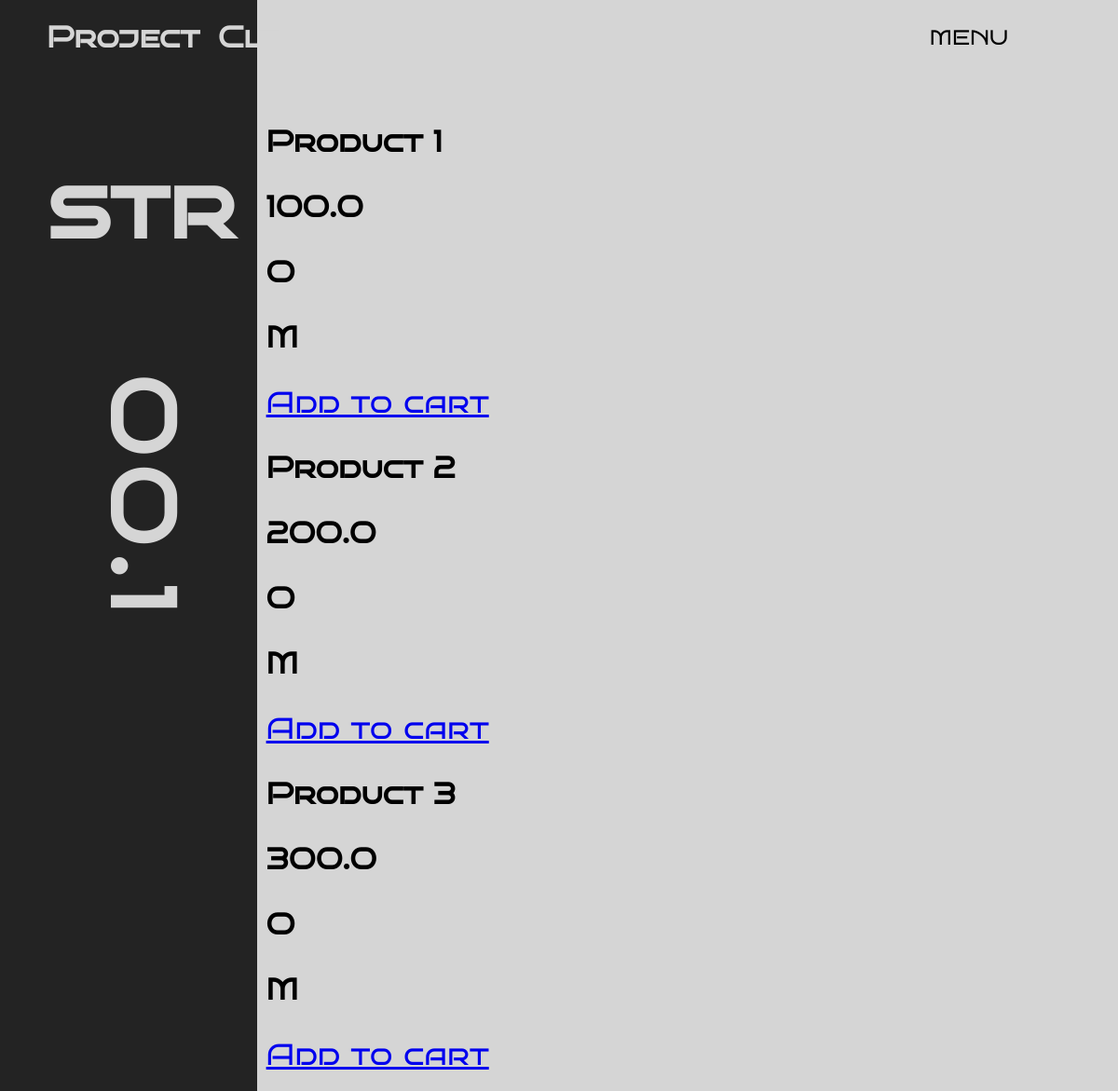
Page /catalog on the earlier database version.
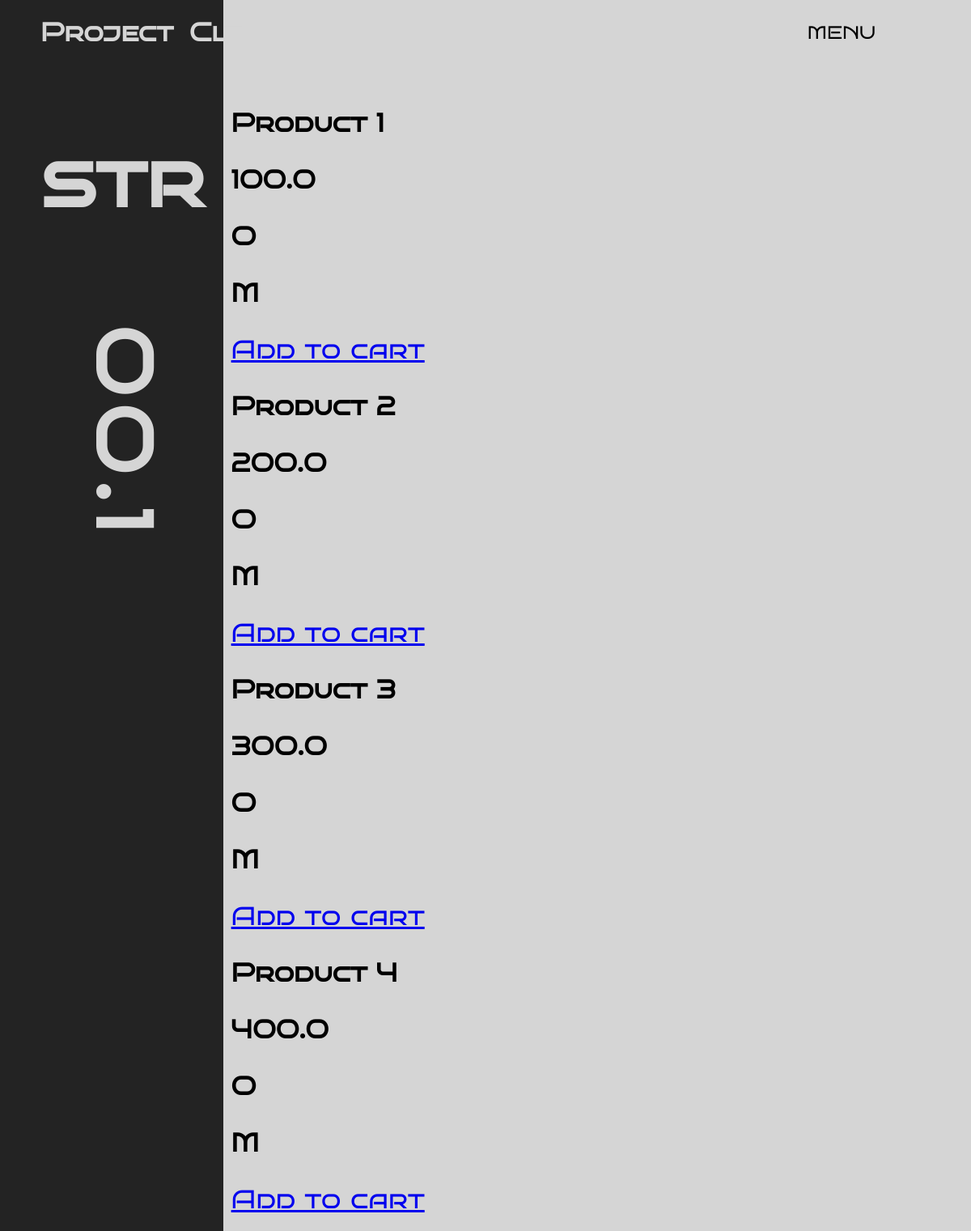
Same page on the later database version.
### Store/models.py (models this page shows, shortened)
class Product(models.Model):
    name = models.CharField("Название товара", max_length=100)
    category = models.CharField("Категория", choices=CATEGORY_CHOICES, max_length=2)
    sex = models.CharField("Пол", choices=SEX_CHOICES, max_length=1)
    size = models.CharField("Размер", choices=SIZE_CHOICES, max_length=3)
    price = models.FloatField()
    image = models.ImageField(blank=True, upload_to="Store/static/products/")
    description = models.TextField("Описание", max_length=500, blank=True)
    def get_add_to_cart_url(self):
        return reverse("add_to_cart", kwargs={"pk": self.pk})

### Store/views.py (the view)
# urls.py: path("catalog", views.catalog, name="catalog"),
def catalog(request):
    products = Product.objects.all()
    context = {"products": products}
    return render(request, "Store/catalog.html", context=context)

### Store/templates/Store/catalog.html (shortened to what this page needs)
{% load static %}
<!DOCTYPE html>
<html lang="en">
  <head>
    <link rel="stylesheet" href="{% static '/css/style-index.css' %}" />
  </head>
  <body>
    <div class="header-container">
      <div class="header-left-part">
        <h1>Project</h1>
        <h1>Clt</h1>
      </div>
      <div class="header-right-part">
        <div class="header-right-part">
          <div class="dropdown">
            <button class="dropbtn"><a>MENU</a></button>
          </div>
        </div>
      </div>
    </div>
    <div class="main-container">
      <div class="main-container-left">
        <div class="main-container-left-up">
          <h1>str</h1>
        </div>
        <div class="main-container-right-down">
          <h1>00.1</h1>
        </div>
      </div>
      <div class="catalog">
        {% if products%} {% for product in products %}
        <div class="product">
          <div class="product-name">
            <h3>{{ product.name }}</h3>
          </div>
          <div class="product-price">
            <h3>{{ product.price }}</h3>
          </div>
          <div class="product-category">
            <h3>{{ product.category }}</h3>
          </div>
          <div class="product-size">
            <h3>{{ product.size }}</h3>
          </div>
          <div class="product-button">
            <a
              href="{{product.get_add_to_cart_url}}"
              class="btn btn-primary btn-lg"
              role="button"
              >Add to cart</a
            >
          </div>
        </div>
        {% endfor %} {% else %}
        <h1>There are no products</h1>
        {% endif %}
      </div>
    </div>
  </body>
</html>

Differences in the rows shown:
added Product: name "Product 4", price "400.0", category "O", size "M"
